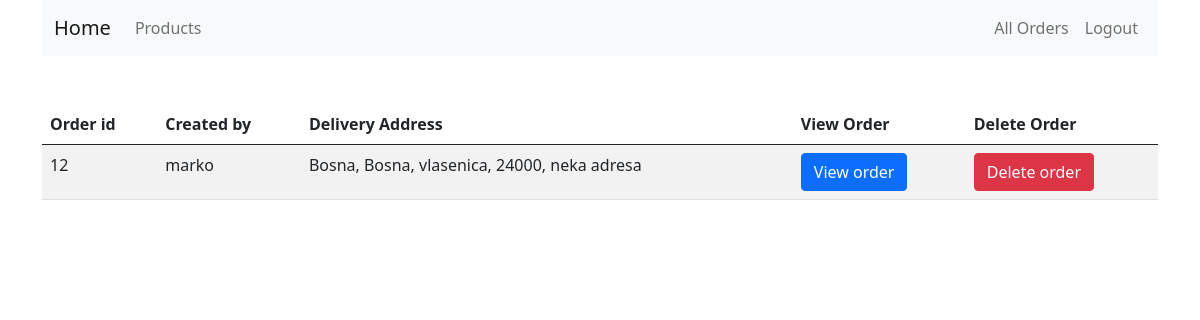
The page /ecom/admin/allorders.php (signed in) on the database its author committed.
### tables this page shows
CREATE TABLE `orders` (
  `order_id` int(11) NOT NULL,
  `user_id` int(11) NOT NULL,
  `delivery_address` varchar(255) NOT NULL,
  `created_at` date NOT NULL DEFAULT current_timestamp()
);

CREATE TABLE `users` (
  `user_id` int(11) NOT NULL,
  `name` varchar(255) NOT NULL,
  `username` varchar(255) NOT NULL,
  `email` varchar(255) NOT NULL,
  `is_admin` int(11) NOT NULL DEFAULT 0,
  `password` varchar(255) NOT NULL,
  `created_at` datetime NOT NULL DEFAULT current_timestamp()
);

### ecom/app/classes/User.php (called while the page is built, shortened)
<?php
class User{
    protected $conn;
    public function __construct(){
        global $conn;
        $this->conn = $conn;
    }
    public function is_logged(){
        if(isset($_SESSION['user_id'])){
            return true;
        }
        return false;
    }
    public function is_admin(){
        $sql = "SELECT * FROM users WHERE user_id = ? AND is_admin = 1";
        $stmt = $this->conn->prepare($sql);
        $stmt->bind_param("i",$_SESSION['user_id']);
        $stmt->execute();
        $results = $stmt->get_result();
        if($results->num_rows > 0){
            return true;
        }
        return false;
    }
}

### ecom/app/classes/Order.php (called while the page is built, shortened)
<?php
class Order extends Cart{
    protected $conn;
    public function __construct(){
        global $conn;
        $this->conn = $conn;
    }
    public function get_all_orders(){
        $sql = "SELECT orders.order_id, users.name,orders.delivery_address FROM orders INNER JOIN users on orders.user_id=users.user_id";
        $stmt = $this->conn->prepare($sql);
        $stmt->execute();
        $result = $stmt->get_result();
        return $result->fetch_all(MYSQLI_ASSOC);
    }
}

### ecom/admin/allorders.php (the view, shortened to what this page needs)
<?php
require_once "../app/config/config.php";
require_once "../app/classes/User.php";
require_once "../app/classes/Cart.php";
require_once "../app/classes/Order.php";
    $user = new User();
    if($user->is_logged() && $user->is_admin()):
        $order = new Order();
        $orders = $order->get_all_orders();
?>
<!DOCTYPE html>
<html lang="en">
<head>
    <link href="https://cdn.jsdelivr.net/npm/bootstrap@5.0.2/dist/css/bootstrap.min.css" rel="stylesheet">
</head>
<body>
    <div class="container">
    <nav class="navbar navbar-expand-lg navbar-light bg-light mb-5">
        <div class="container">
            <a class="navbar-brand" href="../index.php">Home</a>
            <div class="collapse navbar-collapse justify-content-between" id="navbarNav">
                <ul class="navbar-nav">
                    <li class="nav-item active">
                        <a href="index.php" class="nav-link">Products</a>
                    </li>
                </ul>
                <ul class="navbar-nav ml-auto">
                    <?php if(!$user->is_logged()) :?>
                    <li class="nav-item">
                        <a href="register.php" class="nav-link">Register</a>
                    </li>
                    <li class="nav-item">
                        <a href="login.php" class="nav-link">Login</a>
                    </li>
                    <?php elseif($user->is_logged() && $user->is_admin()):?>
                    <li class="nav-item">
                        <a href="allorders.php" class="nav-link">All Orders</a>
                    </li>
                    <li class="nav-item">
                        <a href="../logout.php" class="nav-link">Logout</a>
                    </li>
                    <?php endif;?>
                </ul>
            </div>
        </div>
    </nav>
        <table class="table table-striped">
            <thead>
                <tr>
                    <th scope="col">Order id</th>
                    <th scope="col">Created by</th>
                    <th scope="col">Delivery Address</th>
                    <th scope="col">View Order</th>
                    <th scope="col">Delete Order</th>
                </tr>
            </thead>
            <tbody>
                <?php foreach($orders as $order):?>
                    <tr>
                        <td><?php echo $order['order_id']?></td>
                        <td><?php echo $order['name']?></td>
                        <td><?php echo $order['delivery_address']?></td>
                        <td>
                            <form action="" method="post">
                                <a href="vieworder.php?order_id=<?=$order['order_id'];?>" class="btn btn-primary">View order</a>
                            </form>
                        </td>
                        <td>
                            <form action="" method="post">
                                <a href="deleteorder.php?order_id=<?=$order['order_id'];?>" class="btn btn-danger">Delete order</a>
                            </form>
                        </td>
                    </tr>
                <?php endforeach;?>
            </tbody>
        </table>
    </div>
</body>
</html>
<?php else:
    header('location:../index.php')
?>
<?php endif;?>

### rows shown on the page
orders: order_id "12", user.name "marko", delivery_address "Bosna, Bosna, vlasenica, 24000, neka adresa"
